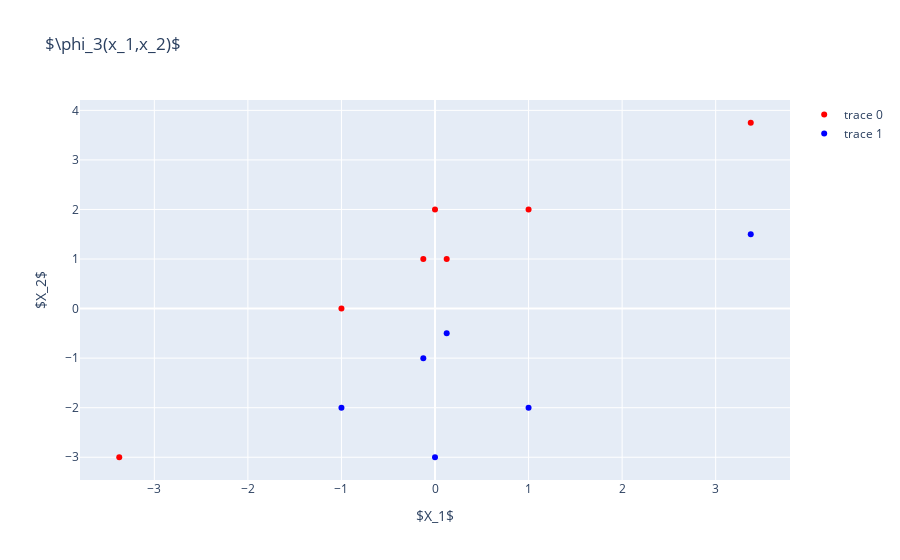

Notebook source saved alongside this figure:
### Code cell
fig = go.Figure()
fig.add_trace(go.Scatter(x=dfq["$X_1$"][:7]**3,y=dfq["$X_2$"][:7],mode="markers",marker=dict(color="red")))
fig.add_trace(go.Scatter(x=dfq["$X_1$"][7:]**3,y=dfq["$X_2$"][7:],mode="markers",marker=dict(color="blue")))
fig.update_layout(
    title="$\phi_3(x_1,x_2)$",
    xaxis_title="$X_1$",
    yaxis_title="$X_2$")
fig.show()

### Figure 1 — Plotly figure (JSON) as saved in the notebook; plotly's stock layout.template omitted (floating-point values rounded to 4 significant figures)
{"data": [{"marker": {"color": "red"}, "mode": "markers", "type": "scatter", "x": [-3.375, -1, -0.125, 0, 0.125, 1, 3.375], "y": [-3, 0, 1, 2, 1, 2, 3.75]}, {"marker": {"color": "blue"}, "mode": "markers", "type": "scatter", "x": [-1, -0.125, 0, 0.125, 1, 3.375], "y": [-2, -1, -3, -0.5, -2, 1.5]}], "layout": {"title": {"text": "$\\phi_3(x_1,x_2)$"}, "xaxis": {"title": {"text": "$X_1$"}}, "yaxis": {"title": {"text": "$X_2$"}}}}
